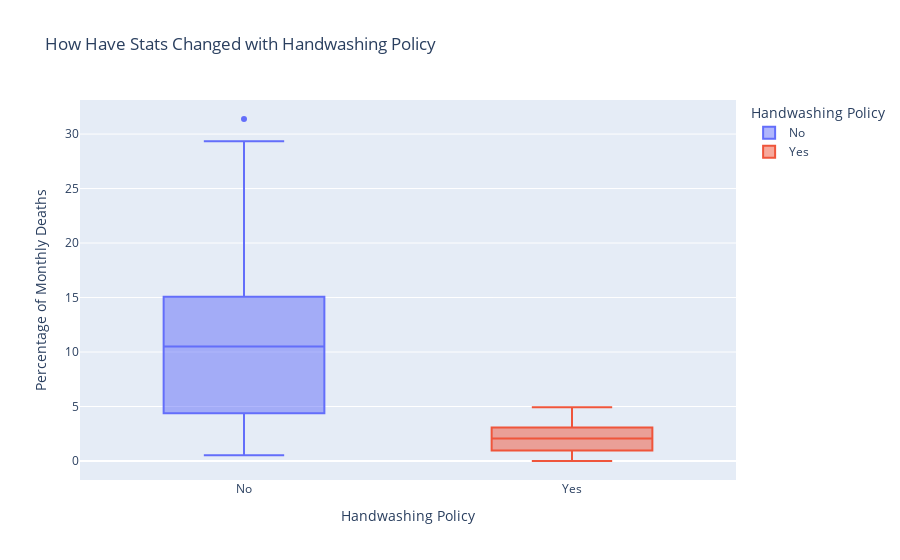

The notebook cell saved with this chart:
### Code cell
# Creating box plot with plotly
box = px.box(
    df_monthly,
    x="washing_hands",
    y="pct_deaths",
    color="washing_hands",
    title="How Have Stats Changed with Handwashing Policy"
    )

box.update_layout(
    xaxis_title = "Handwashing Policy",
    yaxis_title = "Percentage of Monthly Deaths",
    legend_title = "Handwashing Policy")

box.show()

### Figure 1 — Plotly figure (JSON) as saved in the notebook; plotly's stock layout.template omitted (floating-point values rounded to 4 significant figures)
{"data": [{"alignmentgroup": "True", "hovertemplate": "washing_hands=%{x}<br>pct_deaths=%{y}<extra></extra>", "legendgroup": "No", "marker": {"color": "#636efa"}, "name": "No", "notched": false, "offsetgroup": "No", "orientation": "v", "showlegend": true, "type": "box", "x": ["No", "No", "No", "No", "No", "No", "No", "No", "No", "No", "No", "No", "No", "No", "No", "No", "No", "No", "No", "No", "No", "No", "No", "No", "No", "No", "No", "No", "No", "No", "No", "No", "No", "No", "No", "No", "No", "No", "No", "No", "No", "No", "No", "No", "No", "No", "No", "No", "No", "No", "No", "No", "No", "No", "No", "No", "No", "No", "No", "No", "No", "No", "No", "No", "No", "No", "No", "No", "No", "No", "No", "No", "No", "No", "No", "No"], "x0": " ", "xaxis": "x", "y": [14.57, 7.531, 4.332, 1.569, 0.7843, 5, 8.421, 1.351, 1.878, 11.02, 22.55, 20.85, 12.22, 10.23, 10.74, 3.226, 6.593, 20.78, 25.46, 18.39, 29.34, 22.97, 31.38, 19.12, 15.97, 12.41, 11.93, 6.098, 4.082, 0.5236, 1.554, 2.262, 17.6, 7.143, 8.051, 15.16, 11.28, 17.03, 17.31, 5.833, 2.679, 4.369, 6.32, 1.224, 3.226, 11.02, 10.55, 7.591, 4.745, 4.452, 4.231, 4.392, 7.143, 6.122, 3.586, 10.55, 14.84, 10.94, 10.49, 13.39, 18.09, 15.43, 18.97, 13.44, 10.15, 13.1, 18.06, 14.39, 14.96, 10.77, 5.369, 3.215, 1.923, 3.607, 18.27, 12.24], "y0": " ", "yaxis": "y"}, {"alignmentgroup": "True", "hovertemplate": "washing_hands=%{x}<br>pct_deaths=%{y}<extra></extra>", "legendgroup": "Yes", "marker": {"color": "#EF553B"}, "name": "Yes", "notched": false, "offsetgroup": "Yes", "orientation": "v", "showlegend": true, "type": "box", "x": ["Yes", "Yes", "Yes", "Yes", "Yes", "Yes", "Yes", "Yes", "Yes", "Yes", "Yes", "Yes", "Yes", "Yes", "Yes", "Yes", "Yes", "Yes", "Yes", "Yes", "Yes", "Yes"], "x0": " ", "xaxis": "x", "y": [2.239, 1.2, 1.894, 4.58, 3.957, 4.472, 2.93, 3.534, 0.6873, 0, 0.6557, 0.9585, 1.136, 0.3717, 0, 0.9615, 2.341, 2.903, 1.34, 2.233, 3.085, 4.926], "y0": " ", "yaxis": "y"}], "layout": {"boxmode": "overlay", "legend": {"title": {"text": "Handwashing Policy"}, "tracegroupgap": 0}, "title": {"text": "How Have Stats Changed with Handwashing Policy"}, "xaxis": {"anchor": "y", "categoryarray": ["No", "Yes"], "categoryorder": "array", "domain": [0, 1], "title": {"text": "Handwashing Policy"}}, "yaxis": {"anchor": "x", "domain": [0, 1], "title": {"text": "Percentage of Monthly Deaths"}}}}
